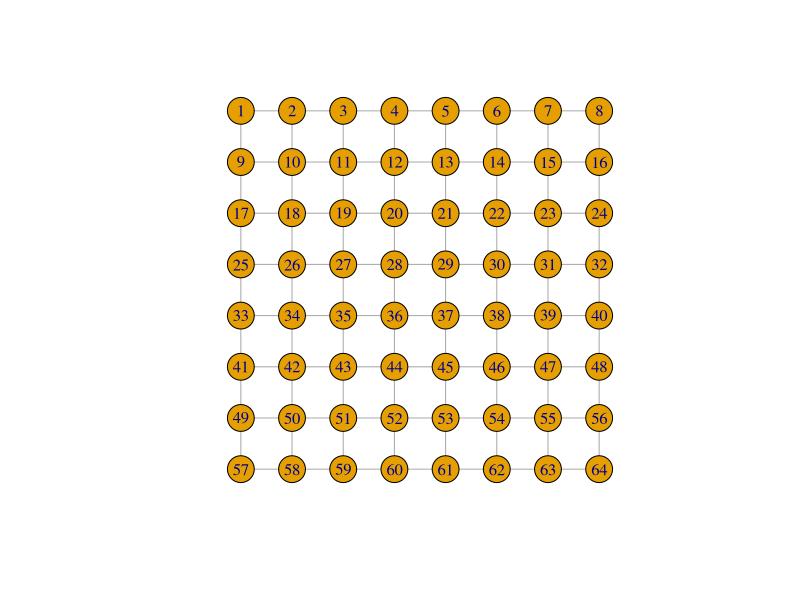
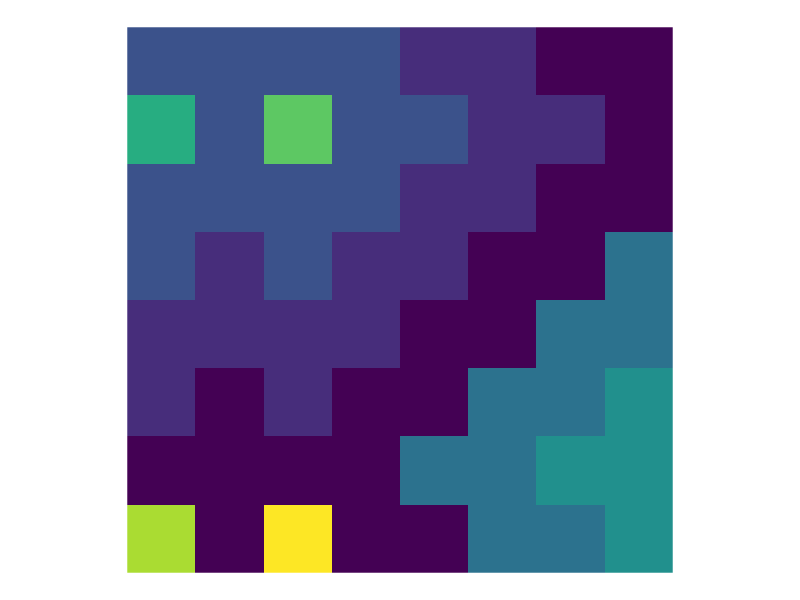

These figures' R source, in order:

library(igraph)
library(tidyverse)


textile_size <- c(8,8)
code_cols <- sample(c(1,0), textile_size[1] - 1, replace = TRUE)
code_rows <- sample(c(1,0), textile_size[2] - 1, replace = TRUE)

g <- graph.lattice(textile_size)
# plot(g)

edges <- get.data.frame(g, "edges") %>%
  mutate(row_or_col = ifelse(to - from == 1, "row","col"),
         row_or_col_n = ifelse(row_or_col == "row",
                               from %/% textile_size[1] + 1,
                               ifelse(to %% textile_size[2] == 0, textile_size[2],
                                      to %% textile_size[2])))

# Create xy positions for nodes
nodes <- V(g)
pos <- matrix(V(g), nrow=textile_size[1], ncol = textile_size[2], byrow = TRUE,
              dimnames = list(1:textile_size[1], 1:textile_size[2]))
pos <- as_tibble(pos) %>% rownames_to_column(var = "x")
nodes <- pos %>%  pivot_longer(-x, names_to = "y", values_to = "name") %>%
  select(name, x, y) %>%
  map_df(as.numeric)

g <- graph.data.frame(edges, vertices = as.data.frame(nodes), directed = FALSE)
layout <- as.matrix(nodes[,c("x","y")]) %*% matrix(c(0,1,-1,0), nrow = 2)

# layout: need to rotate the layout matrix, igraph.plot uses bottom-whatever indexing
plot(g, layout = layout)

edges_code <- get.data.frame(g, "edges") %>%
  group_by(row_or_col, row_or_col_n) %>%
  mutate(odd_row_col = row_or_col_n %% 2) %>%
  mutate(code_original = ifelse(row_or_col == "col", code_rows,code_cols)) %>%
  mutate(code = ifelse(!odd_row_col,  # negate alternatively
                       code_original,
                       (code_original + 1) %% 2)) %>%
  arrange(row_or_col, row_or_col_n)
edges_filtered <- edges_code %>%
  filter(code == 1)

textile_g <- graph.data.frame(edges_filtered, vertices = as.data.frame(nodes), directed = FALSE)
layout <- as.matrix(nodes[,c("x","y")]) %*% matrix(c(0,1,-1,0), nrow = 2)

# layout: need to rotate the layout matrix, igraph.plot uses bottom-whatever indexing
plot(textile_g, layout = layout)





library(tidygraph)
library(ggraph)

tg <- as_tbl_graph(textile_g)

tg2 <- tg %>%
  mutate(components = group_components()) %>%
  activate(nodes)

nd <- as_tibble(tg2)
n_componencts <- max(nd$components)
n_componencts

library(grid)

gg <- ggplot(nd, aes(-x,-y, fill = components)) +
  geom_raster() +
  scale_fill_viridis() +
  coord_equal() + guides(fill = FALSE) +
  theme_void()
print(gg, vp=viewport(angle=90))

# graph <- tg2 %>%
#   ggraph(x = -x, y = y) +
#   # ggraph() +
#   geom_edge_link(aes(alpha = ..index..), show.legend = FALSE) +
#   geom_node_point(aes(colour = as.factor(components)), size = 7) +
#   theme_graph() + guides(colour = FALSE) +
#   coord_equal() +
#   scale_y_reverse()
# # print(graph)
# print(graph, vp=viewport(angle=90))
